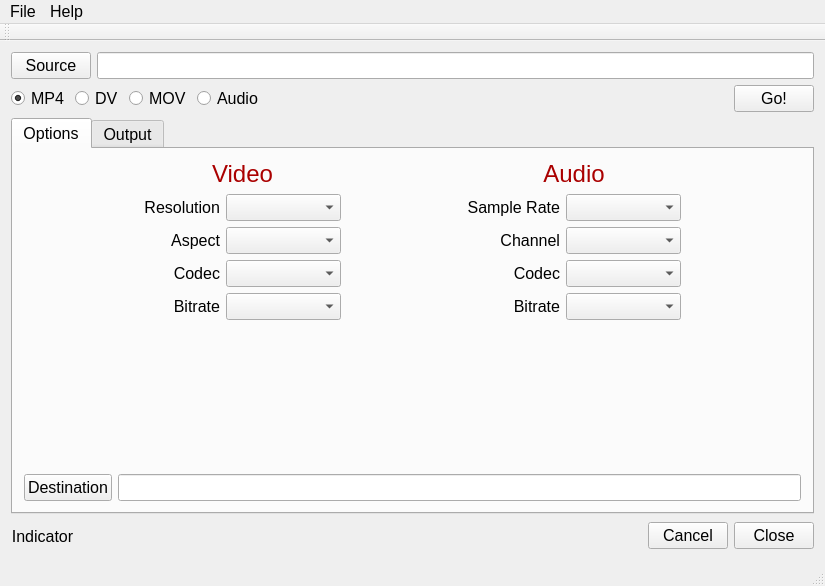
<?xml version="1.0" encoding="UTF-8"?>
<ui version="4.0">
 <class>MainWindow</class>
 <widget class="QMainWindow" name="MainWindow">
  <property name="geometry">
   <rect>
    <x>0</x>
    <y>0</y>
    <width>825</width>
    <height>586</height>
   </rect>
  </property>
  <property name="font">
   <font>
    <pointsize>12</pointsize>
   </font>
  </property>
  <property name="windowTitle">
   <string>Small Video Converter</string>
  </property>
  <widget class="QWidget" name="centralWidget">
   <layout class="QGridLayout" name="gridLayout_3">
    <item row="0" column="0">
     <layout class="QHBoxLayout" name="horizontalLayout">
      <item>
       <widget class="QPushButton" name="srcBtn">
        <property name="text">
         <string>Source</string>
        </property>
        <property name="icon">
         <iconset resource="pictures.qrc">
          <normaloff>:/icons/images/folder_16x16.png</normaloff>:/icons/images/folder_16x16.png</iconset>
        </property>
       </widget>
      </item>
      <item>
       <widget class="QLineEdit" name="sourcePath">
        <property name="enabled">
         <bool>true</bool>
        </property>
        <property name="readOnly">
         <bool>true</bool>
        </property>
       </widget>
      </item>
     </layout>
    </item>
    <item row="1" column="0">
     <layout class="QHBoxLayout" name="horizontalLayout_2">
      <item>
       <widget class="QRadioButton" name="radioBtn1">
        <property name="text">
         <string>MP4</string>
        </property>
        <property name="checked">
         <bool>true</bool>
        </property>
       </widget>
      </item>
      <item>
       <widget class="QRadioButton" name="radioBtn2">
        <property name="text">
         <string>DV</string>
        </property>
        <property name="checked">
         <bool>false</bool>
        </property>
       </widget>
      </item>
      <item>
       <widget class="QRadioButton" name="radioBtn3">
        <property name="text">
         <string>MOV</string>
        </property>
       </widget>
      </item>
      <item>
       <widget class="QRadioButton" name="radioBtn4">
        <property name="text">
         <string>Audio</string>
        </property>
        <property name="checked">
         <bool>false</bool>
        </property>
       </widget>
      </item>
      <item>
       <spacer name="horizontalSpacer">
        <property name="orientation">
         <enum>Qt::Horizontal</enum>
        </property>
        <property name="sizeHint" stdset="0">
         <size>
          <width>278</width>
          <height>20</height>
         </size>
        </property>
       </spacer>
      </item>
      <item>
       <widget class="QPushButton" name="goBtn">
        <property name="text">
         <string>Go!</string>
        </property>
        <property name="icon">
         <iconset resource="pictures.qrc">
          <normaloff>:/icons/images/ok_16x16.png</normaloff>:/icons/images/ok_16x16.png</iconset>
        </property>
       </widget>
      </item>
     </layout>
    </item>
    <item row="2" column="0">
     <widget class="QTabWidget" name="tabWidget">
      <property name="sizePolicy">
       <sizepolicy hsizetype="Expanding" vsizetype="Expanding">
        <horstretch>0</horstretch>
        <verstretch>0</verstretch>
       </sizepolicy>
      </property>
      <property name="currentIndex">
       <number>0</number>
      </property>
      <widget class="QWidget" name="tab">
       <attribute name="title">
        <string>Options</string>
       </attribute>
       <layout class="QGridLayout" name="gridLayout">
        <item row="0" column="0">
         <layout class="QVBoxLayout" name="verticalLayout_4">
          <item>
           <layout class="QHBoxLayout" name="horizontalLayout_13">
            <item>
             <spacer name="horizontalSpacer_5">
              <property name="orientation">
               <enum>Qt::Horizontal</enum>
              </property>
              <property name="sizeHint" stdset="0">
               <size>
                <width>40</width>
                <height>20</height>
               </size>
              </property>
             </spacer>
            </item>
            <item>
             <layout class="QVBoxLayout" name="verticalLayout_2">
              <item>
               <widget class="QLabel" name="labelVideo">
                <property name="font">
                 <font>
                  <pointsize>18</pointsize>
                 </font>
                </property>
                <property name="text">
                 <string>&lt;html&gt;&lt;head/&gt;&lt;body&gt;&lt;p&gt;&lt;span style=&quot; color:#aa0000;&quot;&gt;Video&lt;/span&gt;&lt;/p&gt;&lt;/body&gt;&lt;/html&gt;</string>
                </property>
                <property name="alignment">
                 <set>Qt::AlignCenter</set>
                </property>
               </widget>
              </item>
              <item>
               <layout class="QHBoxLayout" name="horizontalLayout_5">
                <item>
                 <widget class="QLabel" name="labelResolution">
                  <property name="text">
                   <string>Resolution</string>
                  </property>
                  <property name="alignment">
                   <set>Qt::AlignRight|Qt::AlignTrailing|Qt::AlignVCenter</set>
                  </property>
                  <property name="margin">
                   <number>3</number>
                  </property>
                 </widget>
                </item>
                <item>
                 <widget class="QComboBox" name="comboResolution">
                  <property name="minimumSize">
                   <size>
                    <width>115</width>
                    <height>0</height>
                   </size>
                  </property>
                 </widget>
                </item>
               </layout>
              </item>
              <item>
               <layout class="QHBoxLayout" name="horizontalLayout_6">
                <item>
                 <widget class="QLabel" name="labelAspect">
                  <property name="text">
                   <string>Aspect</string>
                  </property>
                  <property name="alignment">
                   <set>Qt::AlignRight|Qt::AlignTrailing|Qt::AlignVCenter</set>
                  </property>
                  <property name="margin">
                   <number>3</number>
                  </property>
                 </widget>
                </item>
                <item>
                 <widget class="QComboBox" name="comboAspect">
                  <property name="minimumSize">
                   <size>
                    <width>115</width>
                    <height>0</height>
                   </size>
                  </property>
                 </widget>
                </item>
               </layout>
              </item>
              <item>
               <layout class="QHBoxLayout" name="horizontalLayout_11">
                <item>
                 <widget class="QLabel" name="labelCodec">
                  <property name="text">
                   <string>Codec</string>
                  </property>
                  <property name="alignment">
                   <set>Qt::AlignRight|Qt::AlignTrailing|Qt::AlignVCenter</set>
                  </property>
                  <property name="margin">
                   <number>3</number>
                  </property>
                 </widget>
                </item>
                <item>
                 <widget class="QComboBox" name="comboCodec">
                  <property name="minimumSize">
                   <size>
                    <width>115</width>
                    <height>0</height>
                   </size>
                  </property>
                 </widget>
                </item>
               </layout>
              </item>
              <item>
               <layout class="QHBoxLayout" name="horizontalLayout_7">
                <item>
                 <widget class="QLabel" name="labelBitrate">
                  <property name="text">
                   <string>Bitrate</string>
                  </property>
                  <property name="alignment">
                   <set>Qt::AlignRight|Qt::AlignTrailing|Qt::AlignVCenter</set>
                  </property>
                  <property name="margin">
                   <number>3</number>
                  </property>
                 </widget>
                </item>
                <item>
                 <widget class="QComboBox" name="comboBitrate">
                  <property name="minimumSize">
                   <size>
                    <width>115</width>
                    <height>0</height>
                   </size>
                  </property>
                 </widget>
                </item>
               </layout>
              </item>
             </layout>
            </item>
            <item>
             <spacer name="horizontalSpacer_3">
              <property name="orientation">
               <enum>Qt::Horizontal</enum>
              </property>
              <property name="sizeHint" stdset="0">
               <size>
                <width>38</width>
                <height>20</height>
               </size>
              </property>
             </spacer>
            </item>
            <item>
             <layout class="QVBoxLayout" name="verticalLayout_3">
              <item>
               <widget class="QLabel" name="labelAudio">
                <property name="font">
                 <font>
                  <pointsize>18</pointsize>
                 </font>
                </property>
                <property name="text">
                 <string>&lt;html&gt;&lt;head/&gt;&lt;body&gt;&lt;p&gt;&lt;span style=&quot; color:#aa0000;&quot;&gt;Audio&lt;/span&gt;&lt;/p&gt;&lt;/body&gt;&lt;/html&gt;</string>
                </property>
                <property name="alignment">
                 <set>Qt::AlignCenter</set>
                </property>
               </widget>
              </item>
              <item>
               <layout class="QHBoxLayout" name="horizontalLayout_8">
                <item>
                 <widget class="QLabel" name="labelSampleRate">
                  <property name="text">
                   <string>Sample Rate</string>
                  </property>
                  <property name="alignment">
                   <set>Qt::AlignRight|Qt::AlignTrailing|Qt::AlignVCenter</set>
                  </property>
                  <property name="margin">
                   <number>3</number>
                  </property>
                 </widget>
                </item>
                <item>
                 <widget class="QComboBox" name="comboSamplerate">
                  <property name="minimumSize">
                   <size>
                    <width>115</width>
                    <height>0</height>
                   </size>
                  </property>
                 </widget>
                </item>
               </layout>
              </item>
              <item>
               <layout class="QHBoxLayout" name="horizontalLayout_12">
                <item>
                 <widget class="QLabel" name="labelChannel">
                  <property name="text">
                   <string>Channel</string>
                  </property>
                  <property name="alignment">
                   <set>Qt::AlignRight|Qt::AlignTrailing|Qt::AlignVCenter</set>
                  </property>
                  <property name="margin">
                   <number>3</number>
                  </property>
                 </widget>
                </item>
                <item>
                 <widget class="QComboBox" name="comboAChannel">
                  <property name="minimumSize">
                   <size>
                    <width>115</width>
                    <height>0</height>
                   </size>
                  </property>
                 </widget>
                </item>
               </layout>
              </item>
              <item>
               <layout class="QHBoxLayout" name="horizontalLayout_9">
                <item>
                 <widget class="QLabel" name="labelACodec">
                  <property name="text">
                   <string>Codec</string>
                  </property>
                  <property name="alignment">
                   <set>Qt::AlignRight|Qt::AlignTrailing|Qt::AlignVCenter</set>
                  </property>
                  <property name="margin">
                   <number>3</number>
                  </property>
                 </widget>
                </item>
                <item>
                 <widget class="QComboBox" name="comboACodec">
                  <property name="minimumSize">
                   <size>
                    <width>115</width>
                    <height>0</height>
                   </size>
                  </property>
                 </widget>
                </item>
               </layout>
              </item>
              <item>
               <layout class="QHBoxLayout" name="horizontalLayout_10">
                <item>
                 <widget class="QLabel" name="labelABitrate">
                  <property name="text">
                   <string>Bitrate</string>
                  </property>
                  <property name="alignment">
                   <set>Qt::AlignRight|Qt::AlignTrailing|Qt::AlignVCenter</set>
                  </property>
                  <property name="margin">
                   <number>3</number>
                  </property>
                 </widget>
                </item>
                <item>
                 <widget class="QComboBox" name="comboABitrate">
                  <property name="minimumSize">
                   <size>
                    <width>115</width>
                    <height>0</height>
                   </size>
                  </property>
                 </widget>
                </item>
               </layout>
              </item>
             </layout>
            </item>
            <item>
             <spacer name="horizontalSpacer_4">
              <property name="orientation">
               <enum>Qt::Horizontal</enum>
              </property>
              <property name="sizeHint" stdset="0">
               <size>
                <width>40</width>
                <height>20</height>
               </size>
              </property>
             </spacer>
            </item>
           </layout>
          </item>
          <item>
           <spacer name="verticalSpacer">
            <property name="orientation">
             <enum>Qt::Vertical</enum>
            </property>
            <property name="sizeHint" stdset="0">
             <size>
              <width>20</width>
              <height>78</height>
             </size>
            </property>
           </spacer>
          </item>
          <item>
           <layout class="QHBoxLayout" name="horizontalLayout_3">
            <item>
             <widget class="QPushButton" name="destBtn">
              <property name="text">
               <string>Destination</string>
              </property>
              <property name="icon">
               <iconset resource="pictures.qrc">
                <normaloff>:/icons/images/folder_16x16.png</normaloff>:/icons/images/folder_16x16.png</iconset>
              </property>
             </widget>
            </item>
            <item>
             <widget class="QLineEdit" name="destPath">
              <property name="enabled">
               <bool>true</bool>
              </property>
              <property name="readOnly">
               <bool>true</bool>
              </property>
             </widget>
            </item>
           </layout>
          </item>
         </layout>
        </item>
       </layout>
      </widget>
      <widget class="QWidget" name="tab_2">
       <attribute name="title">
        <string>Output</string>
       </attribute>
       <layout class="QGridLayout" name="gridLayout_2">
        <item row="0" column="0">
         <widget class="QTextBrowser" name="textBrowser">
          <property name="sizePolicy">
           <sizepolicy hsizetype="Expanding" vsizetype="Expanding">
            <horstretch>0</horstretch>
            <verstretch>0</verstretch>
           </sizepolicy>
          </property>
         </widget>
        </item>
       </layout>
      </widget>
     </widget>
    </item>
    <item row="3" column="0">
     <layout class="QHBoxLayout" name="horizontalLayout_4">
      <property name="topMargin">
       <number>0</number>
      </property>
      <property name="bottomMargin">
       <number>0</number>
      </property>
      <item>
       <widget class="QLabel" name="labelIndicator">
        <property name="sizePolicy">
         <sizepolicy hsizetype="Fixed" vsizetype="Fixed">
          <horstretch>0</horstretch>
          <verstretch>0</verstretch>
         </sizepolicy>
        </property>
        <property name="minimumSize">
         <size>
          <width>32</width>
          <height>32</height>
         </size>
        </property>
        <property name="layoutDirection">
         <enum>Qt::LeftToRight</enum>
        </property>
        <property name="text">
         <string>Indicator</string>
        </property>
        <property name="alignment">
         <set>Qt::AlignCenter</set>
        </property>
       </widget>
      </item>
      <item>
       <spacer name="horizontalSpacer_2">
        <property name="orientation">
         <enum>Qt::Horizontal</enum>
        </property>
        <property name="sizeHint" stdset="0">
         <size>
          <width>518</width>
          <height>27</height>
         </size>
        </property>
       </spacer>
      </item>
      <item>
       <widget class="QPushButton" name="cancelBtn">
        <property name="sizePolicy">
         <sizepolicy hsizetype="Fixed" vsizetype="Fixed">
          <horstretch>0</horstretch>
          <verstretch>0</verstretch>
         </sizepolicy>
        </property>
        <property name="text">
         <string>Cancel</string>
        </property>
        <property name="icon">
         <iconset resource="pictures.qrc">
          <normaloff>:/icons/images/cancel_16x16.png</normaloff>:/icons/images/cancel_16x16.png</iconset>
        </property>
       </widget>
      </item>
      <item>
       <widget class="QPushButton" name="closeBtn">
        <property name="sizePolicy">
         <sizepolicy hsizetype="Fixed" vsizetype="Fixed">
          <horstretch>0</horstretch>
          <verstretch>0</verstretch>
         </sizepolicy>
        </property>
        <property name="text">
         <string>Close</string>
        </property>
        <property name="icon">
         <iconset resource="pictures.qrc">
          <normaloff>:/icons/images/door_16x16.png</normaloff>:/icons/images/door_16x16.png</iconset>
        </property>
       </widget>
      </item>
     </layout>
    </item>
   </layout>
  </widget>
  <widget class="QMenuBar" name="menuBar">
   <property name="geometry">
    <rect>
     <x>0</x>
     <y>0</y>
     <width>825</width>
     <height>25</height>
    </rect>
   </property>
   <widget class="QMenu" name="menuFile">
    <property name="title">
     <string>File</string>
    </property>
    <addaction name="separator"/>
    <addaction name="actionExit"/>
   </widget>
   <widget class="QMenu" name="menuHelp">
    <property name="title">
     <string>Help</string>
    </property>
    <addaction name="actionAbout"/>
   </widget>
   <addaction name="menuFile"/>
   <addaction name="menuHelp"/>
  </widget>
  <widget class="QToolBar" name="mainToolBar">
   <property name="enabled">
    <bool>false</bool>
   </property>
   <attribute name="toolBarArea">
    <enum>TopToolBarArea</enum>
   </attribute>
   <attribute name="toolBarBreak">
    <bool>false</bool>
   </attribute>
  </widget>
  <widget class="QStatusBar" name="statusBar">
   <property name="font">
    <font>
     <pointsize>11</pointsize>
    </font>
   </property>
  </widget>
  <action name="actionExit">
   <property name="icon">
    <iconset resource="pictures.qrc">
     <normaloff>:/icons/images/exit_16x16.png</normaloff>:/icons/images/exit_16x16.png</iconset>
   </property>
   <property name="text">
    <string>Exit</string>
   </property>
  </action>
  <action name="actionAbout">
   <property name="icon">
    <iconset resource="pictures.qrc">
     <normaloff>:/icons/images/about_16x16.png</normaloff>:/icons/images/about_16x16.png</iconset>
   </property>
   <property name="text">
    <string>About</string>
   </property>
  </action>
 </widget>
 <layoutdefault spacing="6" margin="11"/>
 <resources>
  <include location="pictures.qrc"/>
 </resources>
 <connections>
  <connection>
   <sender>closeBtn</sender>
   <signal>clicked()</signal>
   <receiver>MainWindow</receiver>
   <slot>close()</slot>
   <hints>
    <hint type="sourcelabel">
     <x>887</x>
     <y>544</y>
    </hint>
    <hint type="destinationlabel">
     <x>368</x>
     <y>219</y>
    </hint>
   </hints>
  </connection>
  <connection>
   <sender>goBtn</sender>
   <signal>clicked()</signal>
   <receiver>MainWindow</receiver>
   <slot>executeCommand()</slot>
   <hints>
    <hint type="sourcelabel">
     <x>886</x>
     <y>117</y>
    </hint>
    <hint type="destinationlabel">
     <x>144</x>
     <y>155</y>
    </hint>
   </hints>
  </connection>
  <connection>
   <sender>srcBtn</sender>
   <signal>clicked()</signal>
   <receiver>MainWindow</receiver>
   <slot>setSource()</slot>
   <hints>
    <hint type="sourcelabel">
     <x>57</x>
     <y>63</y>
    </hint>
    <hint type="destinationlabel">
     <x>103</x>
     <y>195</y>
    </hint>
   </hints>
  </connection>
  <connection>
   <sender>destBtn</sender>
   <signal>clicked()</signal>
   <receiver>MainWindow</receiver>
   <slot>setDestination()</slot>
   <hints>
    <hint type="sourcelabel">
     <x>41</x>
     <y>195</y>
    </hint>
    <hint type="destinationlabel">
     <x>128</x>
     <y>365</y>
    </hint>
   </hints>
  </connection>
  <connection>
   <sender>radioBtn4</sender>
   <signal>clicked()</signal>
   <receiver>MainWindow</receiver>
   <slot>setMP3()</slot>
   <hints>
    <hint type="sourcelabel">
     <x>150</x>
     <y>115</y>
    </hint>
    <hint type="destinationlabel">
     <x>353</x>
     <y>515</y>
    </hint>
   </hints>
  </connection>
  <connection>
   <sender>radioBtn2</sender>
   <signal>clicked()</signal>
   <receiver>MainWindow</receiver>
   <slot>setDV()</slot>
   <hints>
    <hint type="sourcelabel">
     <x>63</x>
     <y>115</y>
    </hint>
    <hint type="destinationlabel">
     <x>216</x>
     <y>527</y>
    </hint>
   </hints>
  </connection>
  <connection>
   <sender>actionExit</sender>
   <signal>triggered()</signal>
   <receiver>MainWindow</receiver>
   <slot>close()</slot>
   <hints>
    <hint type="sourcelabel">
     <x>-1</x>
     <y>-1</y>
    </hint>
    <hint type="destinationlabel">
     <x>395</x>
     <y>291</y>
    </hint>
   </hints>
  </connection>
  <connection>
   <sender>cancelBtn</sender>
   <signal>clicked()</signal>
   <receiver>MainWindow</receiver>
   <slot>on_processCancel()</slot>
   <hints>
    <hint type="sourcelabel">
     <x>729</x>
     <y>519</y>
    </hint>
    <hint type="destinationlabel">
     <x>444</x>
     <y>291</y>
    </hint>
   </hints>
  </connection>
  <connection>
   <sender>radioBtn1</sender>
   <signal>clicked()</signal>
   <receiver>MainWindow</receiver>
   <slot>setMP4()</slot>
   <hints>
    <hint type="sourcelabel">
     <x>98</x>
     <y>102</y>
    </hint>
    <hint type="destinationlabel">
     <x>449</x>
     <y>291</y>
    </hint>
   </hints>
  </connection>
  <connection>
   <sender>radioBtn3</sender>
   <signal>clicked()</signal>
   <receiver>MainWindow</receiver>
   <slot>setMOV()</slot>
   <hints>
    <hint type="sourcelabel">
     <x>174</x>
     <y>106</y>
    </hint>
    <hint type="destinationlabel">
     <x>412</x>
     <y>292</y>
    </hint>
   </hints>
  </connection>
 </connections>
 <slots>
  <slot>executeCommand()</slot>
  <slot>setSource()</slot>
  <slot>setDestination()</slot>
  <slot>setMP3()</slot>
  <slot>setMP4()</slot>
  <slot>on_processCancel()</slot>
  <slot>setDV()</slot>
  <slot>setMOV()</slot>
 </slots>
</ui>
